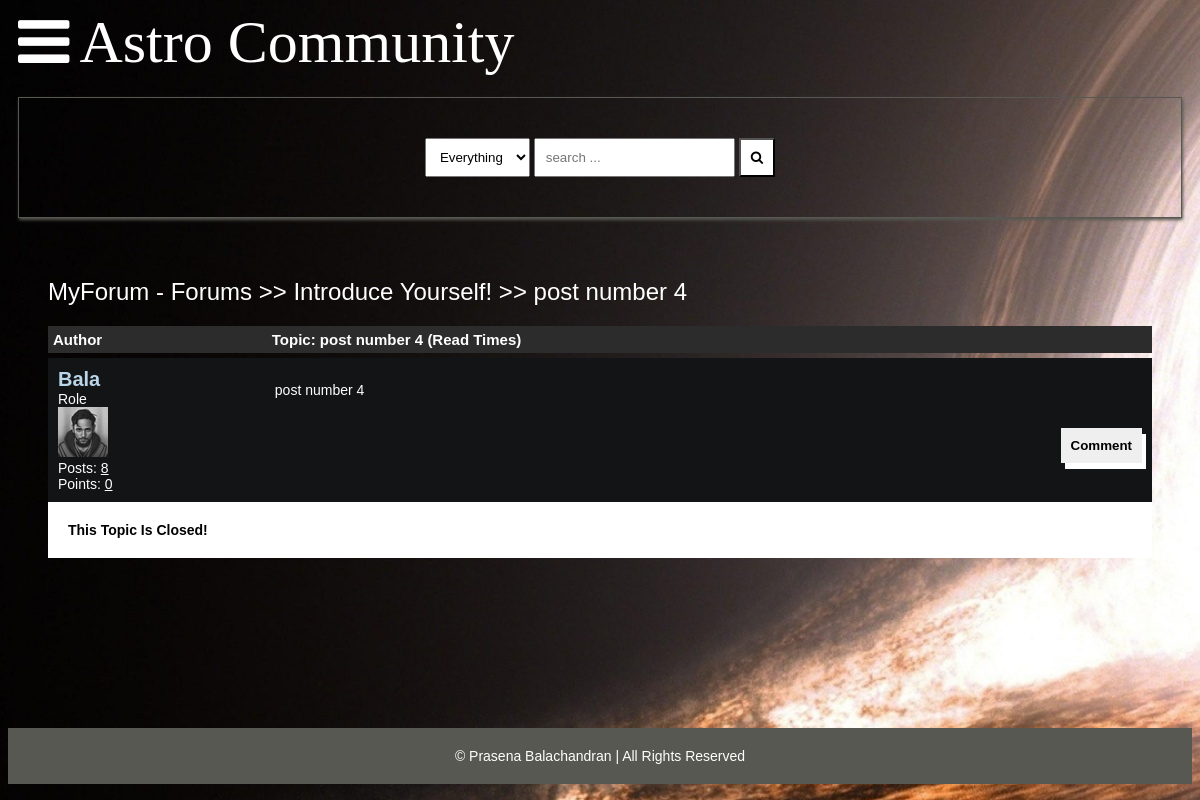
The page /detail/post-number-4/ on the database as committed earlier.
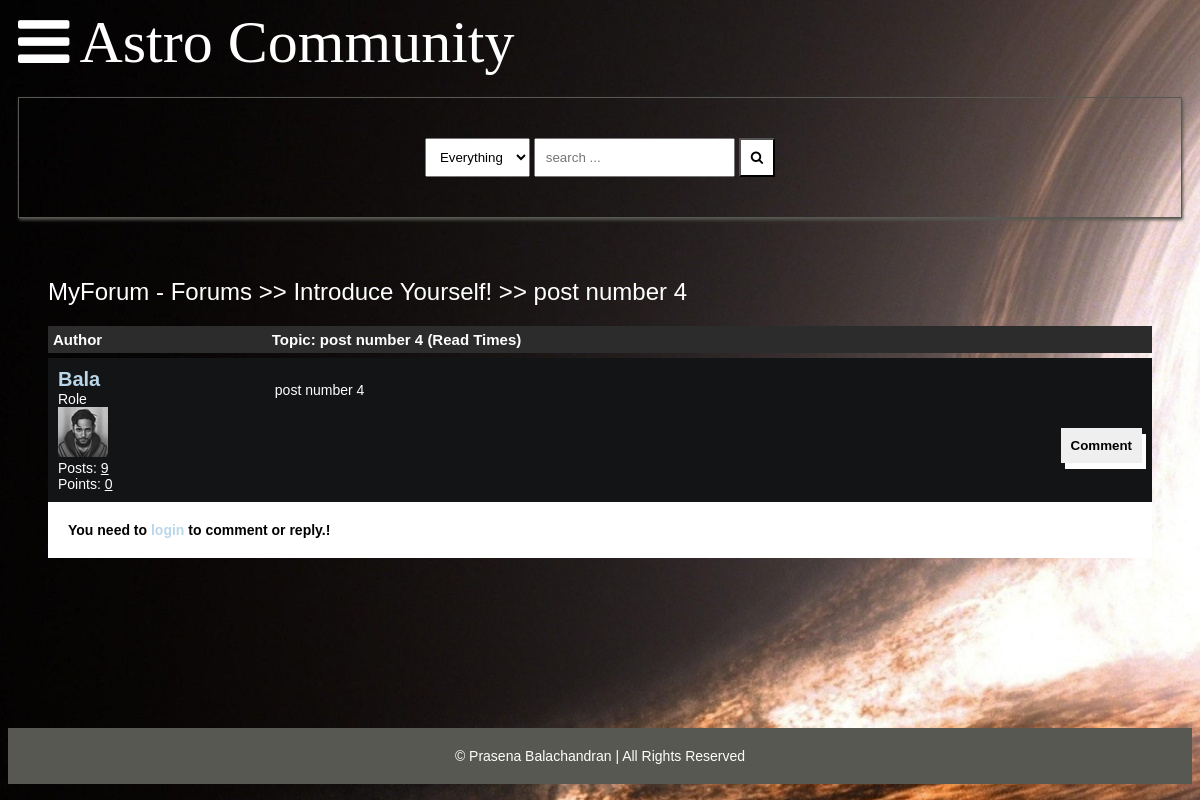
The same page on the database as committed later.
### main/models.py (models this page shows, shortened)
class Post(models.Model):
    title = models.CharField(max_length=400)
    slug = models.SlugField(max_length=400, unique=True, blank=True)
    user = models.ForeignKey(Author, on_delete=models.CASCADE)
    content = HTMLField()
    categories = models.ManyToManyField(Category)
    date = models.DateTimeField(auto_now_add=True)
    approved = models.BooleanField(default=False)
    hit_count_generic = GenericRelation(
        HitCount,
        object_id_field="object_pk",
        related_query_name="hit_count_generic_relation",
    )
    tags = TaggableManager()
    comments = models.ManyToManyField(Comment, blank=True)
    closed = models.BooleanField(default=False)
    state = models.CharField(max_length=40, default="zero")
    def get_url(self):
        return reverse("detail", kwargs={"slug": self.slug})

class Author(models.Model):
    user = models.ForeignKey(User, on_delete=models.CASCADE)
    fullname = models.CharField(max_length=40, blank=True)
    slug = slug = models.SlugField(max_length=400, unique=True, blank=True)
    bio = HTMLField()
    points = models.IntegerField(default=0)
    profile_pic = ResizedImageField(
        size=[50, 80],
        quality=100,
        upload_to="authors",
        default=None,
        null=True,
        blank=True,
    )
    @property
    def num_posts(self):
        return Post.objects.filter(user=self).count()

class Category(models.Model):
    title = models.CharField(max_length=50)
    slug = models.SlugField(max_length=400, unique=True, blank=True)
    description = models.TextField(default="description")
    class Meta:
        verbose_name_plural = "categories"
    def __str__(self):
        return self.title
    def get_url(self):
        return reverse("posts", kwargs={"slug": self.slug})

### main/views.py (the view, shortened to what this page needs)
# urls.py: path("detail/<slug>/", detail, name="detail"),
def detail(request, slug):
    post = get_object_or_404(Post, slug=slug)
    if request.user.is_authenticated:
        author = Author.objects.get(user=request.user)
    context = {
        "post": post,
        "title": "ASTRO: "+post.title,
    }
    update_views(request, post)
    return render(request, "detail.html", context)

### main/context_processors.py (called while the page is built, shortened)
def searchFunction(request):
    search_context = {}
    posts = Post.objects.all()
    return search_context

### main/utils.py (called while the page is built)
def update_views(request, object):
    context = {}
    hit_count = get_hitcount_model().objects.get_for_object(object)
    hits = hit_count.hits
    hitcontext = context["hitcount"] = {"pk": hit_count.pk}
    hit_count_response = HitCountMixin.hit_count(request, hit_count)
    if hit_count_response.hit_counted:
        hits = hits+1
        hitcontext["hitcounted"] = hit_count_response.hit_counted
        hitcontext["hit_message"] = hit_count_response.hit_message
        hitcontext["total_hits"] = hits

### templates/detail.html (shortened to what this page needs)
{% extends 'base.html' %} {% load hitcount_tags %} {% block content %}
<div class="container">
	<div class="navigate">
		<span><a href="{% url 'home' %}">MyForum - Forums</a> >> <a href="{{post.categories.all.0.get_url}}">{{post.categories.all.0}}</a> >> <a href="{{post.get_url}}">{{post.title}}</a></span>
	</div>
	<div class="topic-container">
		<div class="head">
			<div class="authors">Author</div>
			<div class="content">Topic: {{post.title}} (Read {% get_hit_count for post %} Times)</div>
		</div>
		<div class="body">
			<div class="authors">
				<div class="username"><a href="javascript:void(0)">{{post.user.fullname|title}}</a></div>
				<div>Role</div>
				<img src="{{post.user.profile_pic.url}}" alt="" >
				<div>Posts: <u>{{post.user.num_posts}}</u></div>
				<div>Points: <u>{{post.user.points}}</u></div>
			</div>
			<div class="content">
				{{post.content|safe}}
				<br />
				<div class="comment">
					<button onclick="showComment()">Comment</button>
				</div>
			</div>
		</div>
	</div>
	{% if post.closed == True %}
	<div style="background-color: #fff; color: #000; font-weight: bolder; padding: 20px; width: 100%;">This Topic Is Closed!</div>
	{% else %} {% if request.user.is_authenticated %}
	<form action="." method="post">
		{% csrf_token %}
		<div class="comment-area hide" id="comment-area">
			<textarea name="comment" id="" placeholder="comment here ... "></textarea>
			<input type="submit" value="submit" name="comment-form" >
		</div>
	</form>
	{% else %}
	<div style="background-color: #fff; color: #000; font-weight: bolder; padding: 20px; width: 100%;">
		You need to <a href="{% url 'signin' %}"><b>login</b></a> to comment or reply.!
	</div>
	{% endif %} {% endif %}
</div>
{% endblock content %}

Rows that differ between the two databases and show on the page:
changed Post "post number 4": user.num_posts "8" → "9"; closed True → False (drawn)
Other text that changed with them:
text no longer shown: "This Topic Is Closed!"
text now shown: "You need to login to comment or reply.!"
